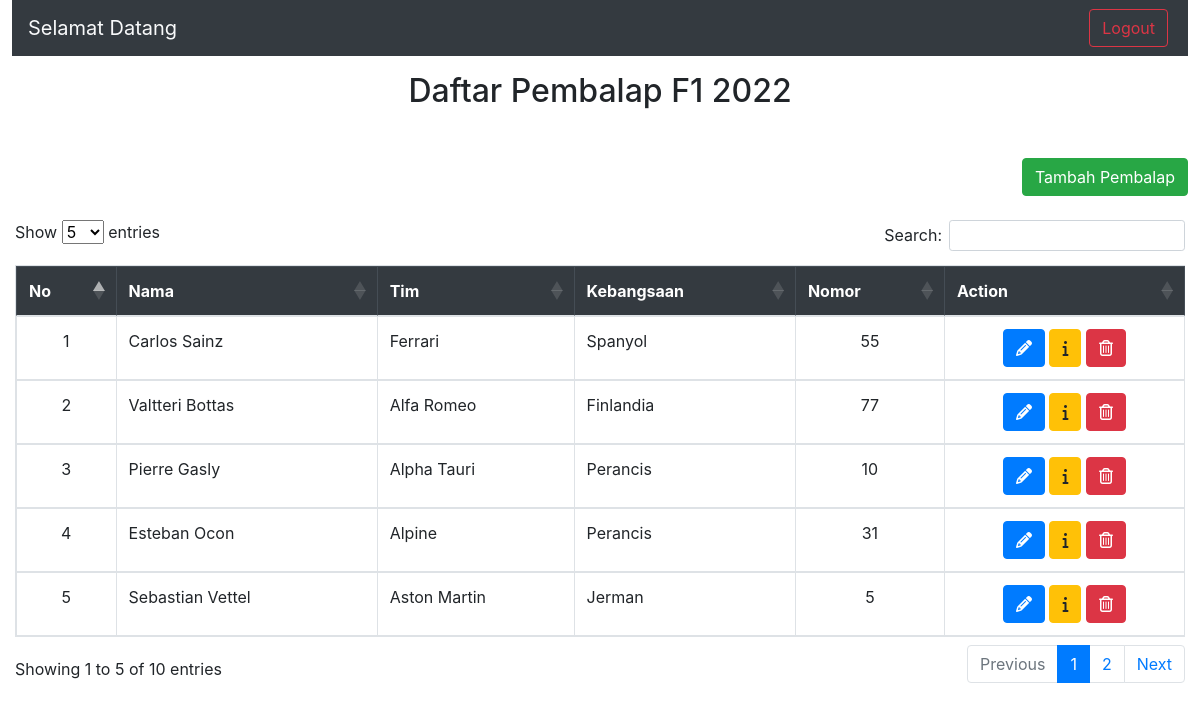
Screenshot of / (signed in) with the database file from the repository.
### tables this page shows
CREATE TABLE driver(
	id_driver INT PRIMARY KEY AUTO_INCREMENT,
    name varchar(225),
    team varchar(80),
    nation varchar(70),
    number varchar(3)
);

### index.php (the view, shortened to what this page needs)
<?php
    include('config/connect.php');
    include('frame/navbar.php');
?>
	<nav class="navbar navbar-light bg-dark" style="margin-left: 1%; margin-right: 1%;">
        <a class="navbar-brand text-light">Selamat Datang <?php echo $name ;?></a>
        <form class="form-inline d-flex justify-content-between">
            <a href="config/logout.php" class="btn btn-outline-danger my-2 my-sm-0 mx-1" type="submit">Logout</a>
        </form>
    </nav>
    <div class="row">
        <div class="col-lg-12 margin-tb">
            <div class="text-center mt-3 mb-5">
                <h2>Daftar Pembalap F1 2022</h2>
            </div>
        </div>
    </div>
    <div class="row">
        <div class="col-lg-12">
            <div class="text-right mb-4" style="margin-right: 1%;">
                <a class="btn btn-success" href="{{ route('mahasiswas.create') }}">
                    Tambah Pembalap
                </a>
            </div>
    <div class="container-fluid mt-4 mb-5">
        <table class="table table-bordered" id="list_driver">
            <thead class="table-dark">
            <tr class="text-center">
                <th>No</th>
                <th>Nama</th>
                <th>Tim</th>
                <th>Kebangsaan</th>
                <th>Nomor</th>
                <th>Action</th>
            </tr>
            </thead>
            <?php
					$sql = "SELECT * FROM driver";
					$res = mysqli_query($conn, $sql);
					$count = mysqli_num_rows($res);
					$sn=1;
					if($count>0) {
						while($row = mysqli_fetch_assoc($res)) {
                            $id_driver = $row['id_driver'];
							$name = $row['name'];
							$team = $row['team'];
							$nation = $row['nation'];
							$number = $row['number'];
							?>
								<tr>
									<td class="text-center"><?php echo $sn++;?></td>
									<td><?php echo $name;?></td>
									<td><?php echo $team;?></td>
									<td><?php echo $nation;?></td>
									<td class="text-center"><?php echo $number;?></td>
									<td class="text-center">
                                        <a class="btn btn-primary" href="<?php echo SITEURL;?>action/edit.php?id_driver=<?php echo $id_driver;?>"><i class="fa fa-pencil" aria-hidden="true"></i></a>
                                        <a class="btn btn-warning" href="<?php echo SITEURL;?>?id_driver=<?php echo $id_driver;?>"><i class="fa fa-info" aria-hidden="true"></i></a>
                                        <a class="btn btn-danger" href="<?php echo SITEURL;?>action/delete.php?id_driver=<?php echo $id_driver;?>"><i class="fa fa-trash-o" aria-hidden="true"></i></a>
                                    </td>
								</tr>
							<?php
						}
					}
				?>
        </table>
    </div>
    </body>
</html>

### frame/navbar.php (shortened to what this page needs)
<!DOCTYPE html>
<html lang="en">
<head>
    <head>
        <link rel="stylesheet" href="https://stackpath.bootstrapcdn.com/bootstrap/4.4.1/css/bootstrap.min.css">
        <link rel="stylesheet" href="https://cdn.datatables.net/1.10.25/css/dataTables.bootstrap5.min.css"/>
        <link rel="stylesheet" href="https://cdnjs.cloudflare.com/ajax/libs/bootstrap-datepicker/1.6.4/css/bootstrap-datepicker.css" />
    </head>
</head>
<body>

### rows the page displays
driver: name "Carlos Sainz", team "Ferrari", nation "Spanyol", number "55"
driver: name "Valtteri Bottas", team "Alfa Romeo", nation "Finlandia", number "77"
driver: name "Pierre Gasly", team "Alpha Tauri", nation "Perancis", number "10"
driver: name "Esteban Ocon", team "Alpine", nation "Perancis", number "31"
driver: name "Sebastian Vettel", team "Aston Martin", nation "Jerman", number "5"
